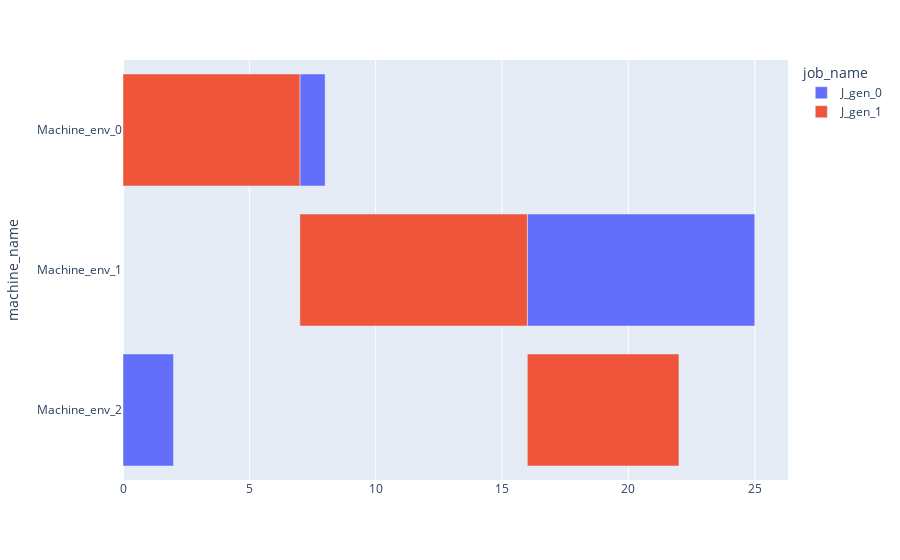

This figure's notebook cell:
### Code cell
fig = dispatcher.draw_gantt_chart(sort_by_machine_name=True, save_img=False, save_html=False)

### Figure 1 — Plotly figure (JSON) as saved in the notebook; plotly's stock layout.template omitted (floating-point values rounded to 4 significant figures)
{"data": [{"alignmentgroup": "True", "base": [7, 16, 0], "hovertemplate": "job_name=J_gen_0<br>start_time=%{base}<br>end_time=%{x}<br>machine_name=%{y}<extra></extra>", "legendgroup": "J_gen_0", "marker": {"color": "#636efa", "pattern": {"shape": ""}}, "name": "J_gen_0", "offsetgroup": "J_gen_0", "orientation": "h", "showlegend": true, "textposition": "auto", "type": "bar", "x": [1, 9, 2], "xaxis": "x", "y": ["Machine_env_0", "Machine_env_1", "Machine_env_2"], "yaxis": "y"}, {"alignmentgroup": "True", "base": [0, 7, 16], "hovertemplate": "job_name=J_gen_1<br>start_time=%{base}<br>end_time=%{x}<br>machine_name=%{y}<extra></extra>", "legendgroup": "J_gen_1", "marker": {"color": "#EF553B", "pattern": {"shape": ""}}, "name": "J_gen_1", "offsetgroup": "J_gen_1", "orientation": "h", "showlegend": true, "textposition": "auto", "type": "bar", "x": [7, 9, 6], "xaxis": "x", "y": ["Machine_env_0", "Machine_env_1", "Machine_env_2"], "yaxis": "y"}], "layout": {"barmode": "overlay", "legend": {"title": {"text": "job_name"}, "tracegroupgap": 0}, "margin": {"t": 60}, "xaxis": {"anchor": "y", "domain": [0, 1], "type": "linear"}, "yaxis": {"anchor": "x", "autorange": "reversed", "domain": [0, 1], "title": {"text": "machine_name"}}}}
